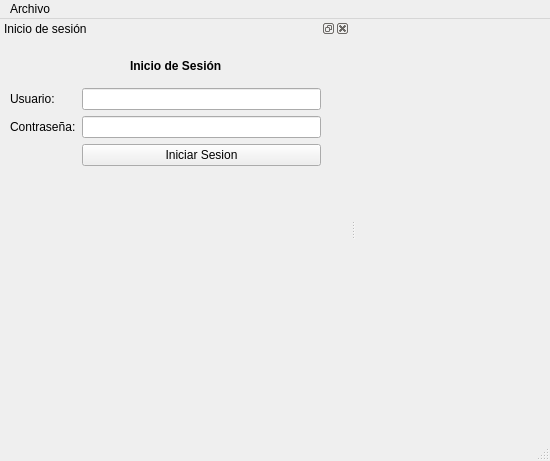
<?xml version="1.0" encoding="UTF-8"?>
<ui version="4.0">
 <class>venPrincipal</class>
 <widget class="QMainWindow" name="venPrincipal">
  <property name="geometry">
   <rect>
    <x>0</x>
    <y>0</y>
    <width>550</width>
    <height>461</height>
   </rect>
  </property>
  <property name="windowTitle">
   <string>Ventana Principal</string>
  </property>
  <widget class="QWidget" name="centralwidget"/>
  <widget class="QMenuBar" name="menubar">
   <property name="geometry">
    <rect>
     <x>0</x>
     <y>0</y>
     <width>550</width>
     <height>21</height>
    </rect>
   </property>
   <widget class="QMenu" name="menuArchivo">
    <property name="title">
     <string>Archivo</string>
    </property>
   </widget>
   <addaction name="menuArchivo"/>
  </widget>
  <widget class="QStatusBar" name="statusbar"/>
  <widget class="QDockWidget" name="dockWidget">
   <property name="minimumSize">
    <size>
     <width>350</width>
     <height>200</height>
    </size>
   </property>
   <property name="windowTitle">
    <string>Inicio de sesión</string>
   </property>
   <attribute name="dockWidgetArea">
    <number>1</number>
   </attribute>
   <widget class="QWidget" name="dockWidgetContents">
    <widget class="QLabel" name="lblTitulo">
     <property name="geometry">
      <rect>
       <x>130</x>
       <y>20</y>
       <width>91</width>
       <height>16</height>
      </rect>
     </property>
     <property name="font">
      <font>
       <weight>75</weight>
       <bold>true</bold>
      </font>
     </property>
     <property name="text">
      <string>Inicio de Sesión</string>
     </property>
    </widget>
    <widget class="QWidget" name="formLayoutWidget">
     <property name="geometry">
      <rect>
       <x>10</x>
       <y>50</y>
       <width>311</width>
       <height>81</height>
      </rect>
     </property>
     <layout class="QFormLayout" name="formLayout">
      <item row="0" column="0">
       <widget class="QLabel" name="lblUsuario">
        <property name="text">
         <string>Usuario:</string>
        </property>
       </widget>
      </item>
      <item row="0" column="1">
       <widget class="QLineEdit" name="txtUsuario"/>
      </item>
      <item row="1" column="0">
       <widget class="QLabel" name="lblPass">
        <property name="text">
         <string>Contraseña:</string>
        </property>
       </widget>
      </item>
      <item row="1" column="1">
       <widget class="QLineEdit" name="txtPass"/>
      </item>
      <item row="2" column="1">
       <widget class="QPushButton" name="btnIniciarSesion">
        <property name="text">
         <string>Iniciar Sesion</string>
        </property>
       </widget>
      </item>
     </layout>
    </widget>
   </widget>
  </widget>
 </widget>
 <resources/>
 <connections/>
</ui>
